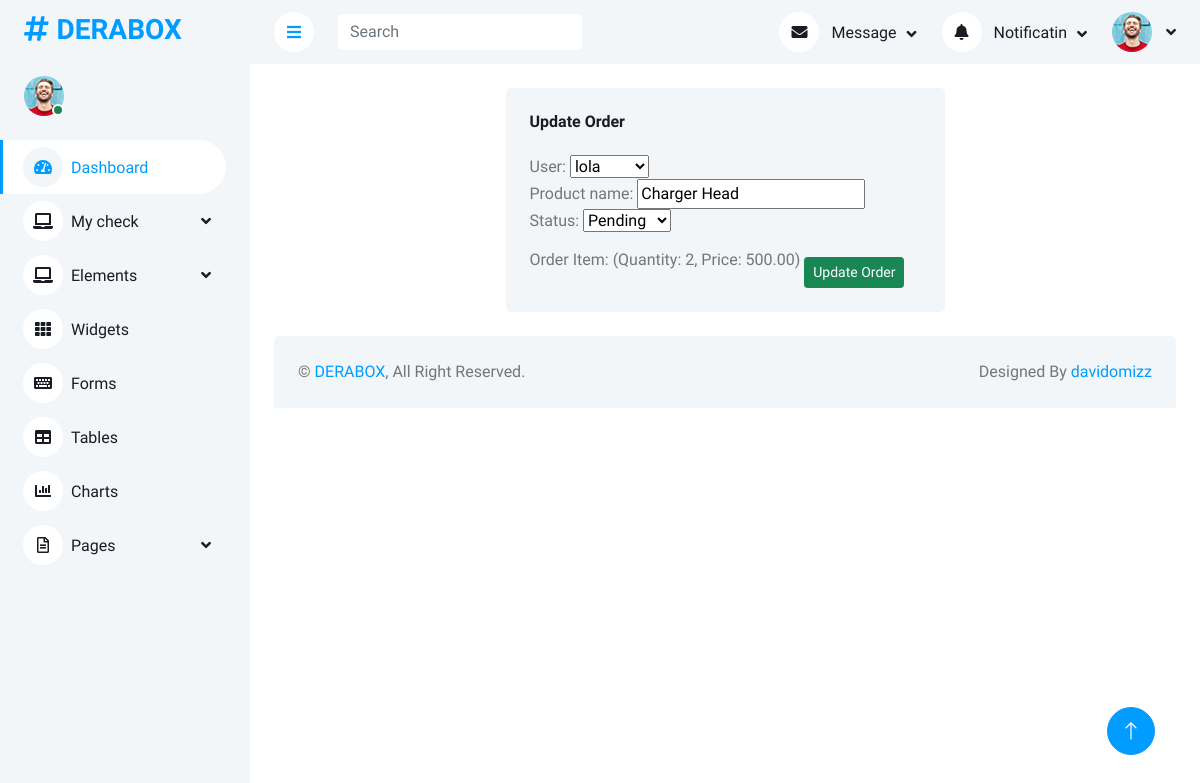
The app's page /update-order/34 with its own data.
### app/models.py (models this page shows, shortened)
class Order(models.Model):
    user = models.ForeignKey(User, on_delete=models.CASCADE)
    tracking_number = models.CharField(max_length=15, unique=True, editable=False)
    status = models.CharField(max_length=20, choices=[('Pending', 'Pending'), ('Shipped', 'Shipped'), ('Delivered', 'Delivered')], default='Pending')
    created_at = models.DateTimeField(auto_now_add=True)
    updated_at = models.DateTimeField(auto_now=True)
    product_name = models.CharField(max_length=255, blank=True, null=True)

class OrderItem(models.Model):
    order = models.ForeignKey(Order, related_name='items', on_delete=models.CASCADE)
    quantity = models.PositiveIntegerField()
    price = models.DecimalField(max_digits=10, decimal_places=2)

### app/views.py (the view)
# urls.py: path('update-order/<int:pk>', UpdateOrder.as_view(),name='update-order'),
class UpdateOrder(UpdateView):
    model = Order
    template_name = 'dashboard/update-order.html'
    form_class = UpdateOrderForm
    success_url = reverse_lazy('order-history')
    def get_initial(self):
        initial = super().get_initial()
        order_instance = self.get_object()  # Get the instance of Order
        initial['user'] = order_instance.user
        initial['product_name'] = order_instance.product_name
        initial['status'] = order_instance.status
        return initial
    def get_context_data(self, **kwargs):
        context = super().get_context_data(**kwargs)
        order = self.get_object()
        order_items = order.items.all()  # Retrieve associated order items
        context['order_items'] = order_items
        return context

### app/forms.py
class UpdateOrderForm(forms.ModelForm):
    class Meta:
        model = Order
        fields = ['user', 'product_name', 'status']  # Include the fields you want to update

### app/templates/dashboard/update-order.html (shortened to what this page needs)
{% extends 'dashboard/base.html' %}
{% load static %}
{% block body %}
            <div class="container-fluid pt-4 px-4">
                <div class="row g-4 justify-content-center">
                    <div class="col-sm-12 col-xl-6">
                        <div class="bg-light rounded h-100 p-4">
                            <h6 class="mb-4">Update Order</h6>
                            <form action="" method="post">
                                {{ form }}
                                {% for item in order_items %}
                                    Order Item: {{ item.product_name }} (Quantity: {{ item.quantity }}, Price: {{ item.price }})
                                {% endfor %}
                                <button type="submit" class="btn btn-sm btn-success mt-4" >Update Order</button>
                            </form>
                        </div>
                    </div>
                </div>
            </div>
{% endblock %}

### static/dashboard/css/style.css (style rules this page uses)
:root { --primary: #009CFF; --light: #F3F6F9; --dark: #191C24; }
.btn { transition: .5s; }

### records on screen
Order: user "lola", product_name "Charger Head", status "Pending"
OrderItem: quantity "2", price "500.00"
